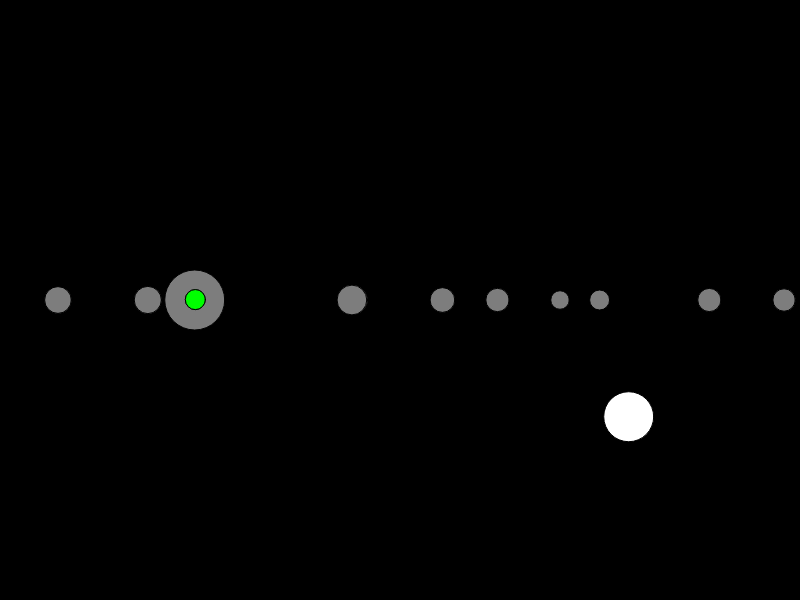
Frame 1 (no input)
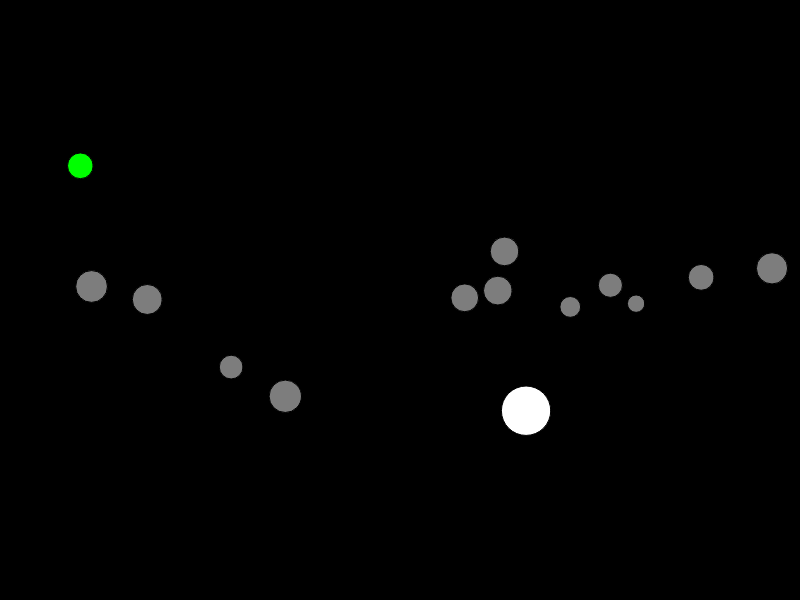
Frame 60 (no input)
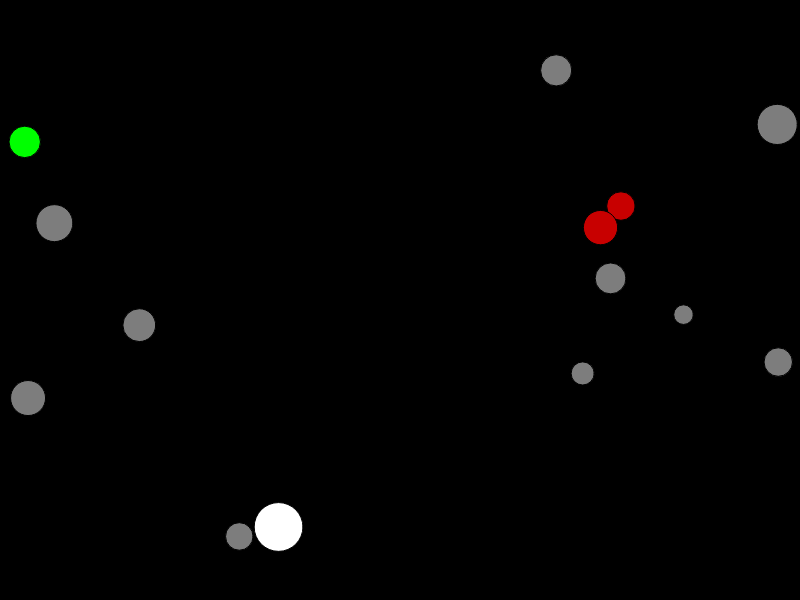
Frame 120 (the mouse pressed at the canvas centre since frame 60)

The p5.js sketch that drew these frames (run headless with seeded random() and noise() and a simulated clock; from frame 60 on, the mouse is pressed at the canvas centre):

// p5.js sketch
// ── sketch.js
var w = 800;
var h = 600;
//I've had to be carefull to not use phag as an abreviation for phagocyte
var wCellNo = 0;

var cells = [];

function setup() {     
  createCanvas(w, h);
  cells.push(new Cell(2));
  cells.push(new Cell(6));
  for (var i = 0; i < 10; i++){
  	cells.push(new Cell(random(1,3)))
  }
  // cells.push(new Cell(5,createVector(0,0)))
}

function draw() {
  background(0);

  for (var i=0; i<cells.length; i++){
    if (mouseIsPressed){
      var clickPos = createVector(mouseX, mouseY);
      var wind = p5.Vector.sub(cells[i].loc, clickPos).setMag(1);
      cells[i].applyForce(wind);
  	}
    var friction = cells[i].speed.copy();
    friction.mult(-1);
    friction.normalize();
    friction.mult(0.03);
    cells[i].applyForce(friction);
    cells[i].run();
  }
}
//constructor for white blood cells, to destroy mutated cells.
//similar to the cell creation function.
//these will only chase their targets but also eat any mutated cells
//they run into
function Phagocyte(_target){
	this.speed = createVector(1,1);
	this.loc = createVector(random(w),random(h))
	this.acceleration = createVector(0, 0);
	this.mass = 5;
	this.diam = this.mass*10;
	this.target = _target;
	this.isFound = false;

	this.run = function(){
    this.draw();
    this.move();
    this.checkBorders();
    this.endHunt();
	}

  this.draw = function(){
  	//mass mechanics
  	this.mass -= 0.001;
  	this.diam = this.mass*10;

  	fill(255);
    ellipse(this.loc.x, this.loc.y, this.diam, this.diam);
  }

  this.move = function() {
  	targetPos = this.target.loc.copy()
  	//i know right! makes white blood cells hone in on infected cells
  	this.acceleration.add(p5.Vector.sub(this.target.loc,this.loc).setMag(0.1));
    this.speed.add(this.acceleration);
    this.loc.add(this.speed);
    this.acceleration.mult(0);
  }

  this.checkBorders = function() {     
    if (this.loc.x > width-this.diam/2) {
      this.loc.x = width-this.diam/2;
      this.speed.x *= -1;
    } else if (this.loc.x < this.diam/2) {
      this.speed.x *= -1;
      this.loc.x = this.diam/2;
    }
    if (this.loc.y > height-this.diam/2) {
      this.speed.y *= -1;
      this.loc.y = height-this.diam/2;
    }
     else if (this.loc.y < this.diam/2) {
      this.speed.y *= -1;
      this.loc.y = this.diam/2;
    }
  }

  this.applyForce = function(f) {
    var adjustedForce = f.copy();
    adjustedForce.div(this.mass);
    this.acceleration.add(adjustedForce);
  }

  this.endHunt = function() {
  	for (var i = 0; i < cells.length; i++){
  		if (cells[i].infected){
  		//check if an infected cell has been caught
			var pCent = p5.Vector.sub(this.loc,cells[i].loc).mag();
			var padding = (this.diam/2) + (cells[i].diam/2);
			if (pCent <= padding){
				this.isFound = true;
				if (this.diam > cells[i].diam){
					var targetIndex = cells.indexOf(cells[i]);
		  			cells.splice(targetIndex, 1);
		  			var ally = true

		  		} else {
					//add infected cell to the list
					var ally = false
					var goodGuyIndex = cells.indexOf(this);
					cells.splice(goodGuyIndex, 1);
					wCellNo -= 1;
	
				}
				this.newGoodCell(ally)
	 		}
 		}
 	}
 	//check if they can finally go home or not. If there
	//are still infections they will chose one
	//(whoever's first in the list) and hone in on it.
	iCanLeave = true
	for (var i = 0; i < cells.length; i++){
		if (cells[i].infected)
		{
			if (iCanLeave){
				this.target = cells[i];
			}
			iCanLeave = false;
		}
	}
	if (iCanLeave){
		this.mass -= 0.049;
		if(this.mass <=0.5){
			var goodGuyIndex = cells.indexOf(this);
			cells.splice(goodGuyIndex, 1);
			wCellNo -= 1;
		}
	}
  }


	this.newGoodCell = function(good){
		var newLoc = this.loc.copy();
	  	var tempCell = new Cell(this.mass/3, newLoc);
	  	if (!good){
	  		  tempCell.infected = true;
	  		  if (wCellNo < 5){
	  		  	cells.push(new Phagocyte(tempCell));
	  		  	wCellNo += 1;
	  		  }
	  	}
	  	//less likely to reproduce this way if there's loads of cells
	  	if (random(cells.length) < 20)
	  	cells.push(tempCell)
	}
}
function Cell(_m, _loc) {
  this.speed = createVector(random(-1,1), random(-1,1));
  this.loc = _loc || createVector(random(width), height / 2);
  this.acceleration = createVector(0, 0);
  this.mass = _m || 3;
  this.diam = this.mass * 10;
  this.intersections = false;
  this.maxMass = 6;
  this.agingRate = random(0.003 , 0.015)
  this.infected = false;
  this.phagocyte = false;

  this.run = function(){
    this.draw();
    this.move();
    this.checkBorders();
    this.checkCollisions();
    this.aging();
	}

  this.draw = function(){
    this.diam = this.mass * 10;

    //fill green if infected
    if (this.infected){
    	fill(0,255,0)
    } else {
        if (this.intersections){
        	fill(200,0,0);
        } else if (!this.intersections){
        	fill(125);
        }
    }
    ellipse(this.loc.x, this.loc.y, this.diam, this.diam);
  }

  this.move = function() {
    this.speed.add(this.acceleration);
    this.loc.add(this.speed);
    this.acceleration.mult(0);
  }

  this.checkBorders = function() {     
    if (this.loc.x > width-this.diam/2) {
      this.loc.x = width-this.diam/2;
      this.speed.x *= -1;
    } else if (this.loc.x < this.diam/2) {
      this.speed.x *= -1;
      this.loc.x = this.diam/2;
    }
    if (this.loc.y > height-this.diam/2) {
      this.speed.y *= -1;
      this.loc.y = height-this.diam/2;
    }
     else if (this.loc.y < this.diam/2) {
      this.speed.y *= -1;
      this.loc.y = this.diam/2;
    }
  }

  this.applyForce = function(f) {
    var adjustedForce = f.copy();
    adjustedForce.div(this.mass);
    this.acceleration.add(adjustedForce);
  }

  this.checkCollisions = function() {
  	this.intersections = false;
  	for (var i = 0; i < cells.length; i++){
  		if (this != cells[i]){
  			var dCent = p5.Vector.sub(this.loc,cells[i].loc).mag();
  			var padding = (this.diam/2) + (cells[i].diam/2);
  			if (dCent <= padding){
  				this.intersections = true;
  				
  				bounce = p5.Vector.sub(this.loc,cells[i].loc).setMag(0.8)
  				this.applyForce(bounce)
  			}
  		}
  	}
  }

  this.aging = function(){
  	this.mass += this.agingRate;
  	if (this.mass > this.maxMass){
  		var index = cells.indexOf(this);
  		cells.splice(index, 1);
  		
  		//(if (random(100)<56){) wont work for this project
  		if (random(cells.length) < 20){
  		  	cells.push(this.mitosis());
  			cells.push(this.mitosis());
  		}
  	}
  }

  this.mitosis = function(){
  	var newLoc = this.loc.copy();
  	//1 in 8 chance to mutate
  	var tempCell = new Cell(this.mass/3, newLoc);
  	if (random(8) < 1 || this.infected){
  		tempCell.infected = true;
  		if (wCellNo < 5){
  			cells.push(new Phagocyte(tempCell));
  			wCellNo += 1;
  		}
  	}
  	return(tempCell);
  }


}
